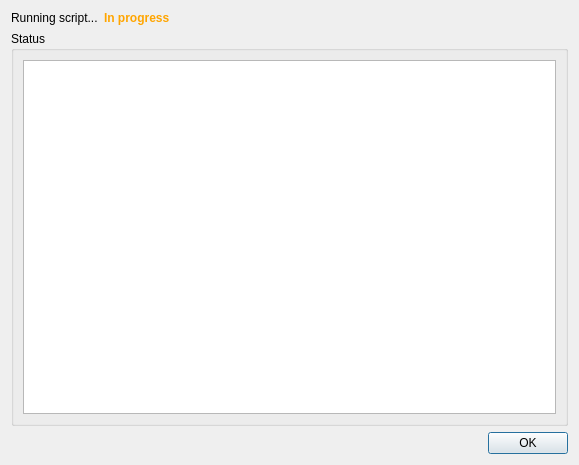
<?xml version="1.0" encoding="UTF-8"?>
<ui version="4.0">
 <class>SolarusEditor::ExternalScriptDialog</class>
 <widget class="QDialog" name="SolarusEditor::ExternalScriptDialog">
  <property name="geometry">
   <rect>
    <x>0</x>
    <y>0</y>
    <width>579</width>
    <height>465</height>
   </rect>
  </property>
  <property name="windowTitle">
   <string>Running script</string>
  </property>
  <layout class="QVBoxLayout" name="verticalLayout_3">
   <item>
    <layout class="QVBoxLayout" name="verticalLayout_2">
     <property name="leftMargin">
      <number>0</number>
     </property>
     <property name="topMargin">
      <number>0</number>
     </property>
     <property name="rightMargin">
      <number>0</number>
     </property>
     <property name="bottomMargin">
      <number>0</number>
     </property>
     <item>
      <layout class="QHBoxLayout" name="horizontalLayout_2">
       <property name="leftMargin">
        <number>0</number>
       </property>
       <property name="topMargin">
        <number>0</number>
       </property>
       <property name="rightMargin">
        <number>0</number>
       </property>
       <property name="bottomMargin">
        <number>0</number>
       </property>
       <item>
        <widget class="QLabel" name="description_label">
         <property name="text">
          <string>Running script...</string>
         </property>
        </widget>
       </item>
       <item>
        <widget class="QLabel" name="status_label">
         <property name="font">
          <font>
           <bold>true</bold>
          </font>
         </property>
         <property name="styleSheet">
          <string notr="true">color: orange;</string>
         </property>
         <property name="text">
          <string>In progress</string>
         </property>
        </widget>
       </item>
       <item>
        <spacer name="horizontalSpacer">
         <property name="orientation">
          <enum>Qt::Orientation::Horizontal</enum>
         </property>
         <property name="sizeHint" stdset="0">
          <size>
           <width>0</width>
           <height>0</height>
          </size>
         </property>
        </spacer>
       </item>
      </layout>
     </item>
     <item>
      <widget class="QGroupBox" name="output_group">
       <property name="title">
        <string>Status</string>
       </property>
       <layout class="QVBoxLayout" name="verticalLayout">
        <item>
         <widget class="QPlainTextEdit" name="output_field">
          <property name="readOnly">
           <bool>true</bool>
          </property>
         </widget>
        </item>
       </layout>
      </widget>
     </item>
     <item>
      <widget class="QDialogButtonBox" name="button_box">
       <property name="orientation">
        <enum>Qt::Orientation::Horizontal</enum>
       </property>
       <property name="standardButtons">
        <set>QDialogButtonBox::StandardButton::Ok</set>
       </property>
      </widget>
     </item>
    </layout>
   </item>
  </layout>
 </widget>
 <resources/>
 <connections>
  <connection>
   <sender>button_box</sender>
   <signal>accepted()</signal>
   <receiver>SolarusEditor::ExternalScriptDialog</receiver>
   <slot>accept()</slot>
   <hints>
    <hint type="sourcelabel">
     <x>248</x>
     <y>254</y>
    </hint>
    <hint type="destinationlabel">
     <x>157</x>
     <y>274</y>
    </hint>
   </hints>
  </connection>
  <connection>
   <sender>button_box</sender>
   <signal>rejected()</signal>
   <receiver>SolarusEditor::ExternalScriptDialog</receiver>
   <slot>reject()</slot>
   <hints>
    <hint type="sourcelabel">
     <x>316</x>
     <y>260</y>
    </hint>
    <hint type="destinationlabel">
     <x>286</x>
     <y>274</y>
    </hint>
   </hints>
  </connection>
 </connections>
</ui>
